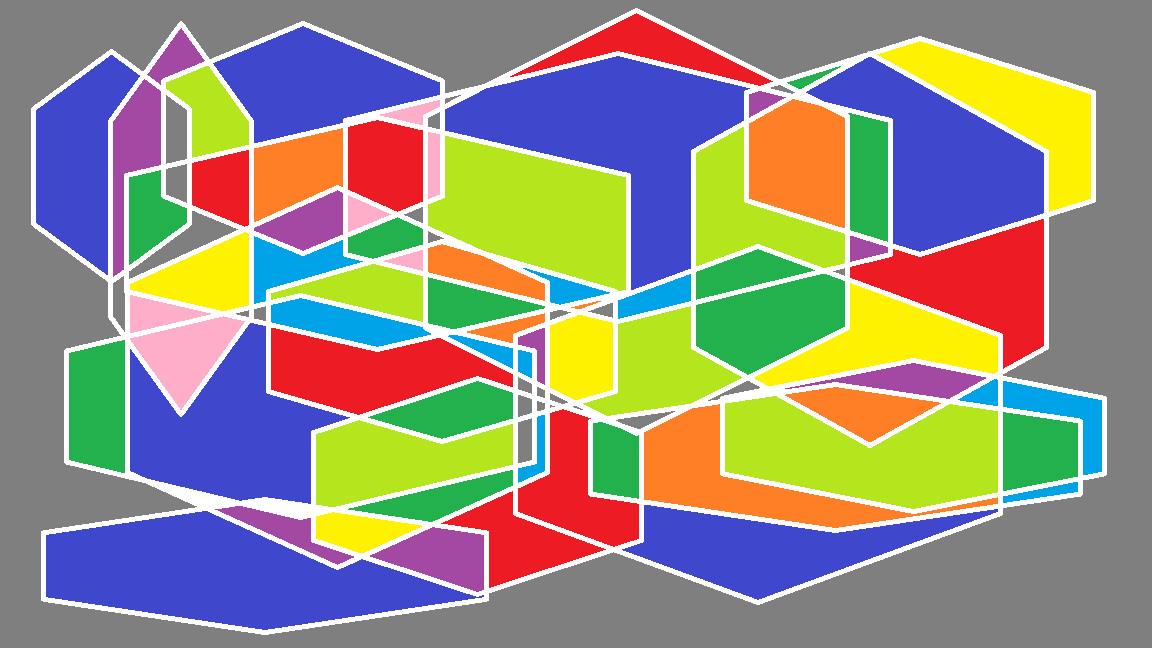
#> input picture Abstracto.png, 1152 x 648 px, found by its file name
$ python examenUri.py
#> lines starting #> are read from the running program, lines starting #| are printed output that depends on the picture
import numpy as np
import cv2
import os
from matplotlib import pyplot as plt

def conversion(imagen):
    img = imagen.astype(np.float32) / 255.0

    R = img[:, :, 0]
    G = img[:, :, 1]
    B = img[:, :, 2]

    Y  =  0.299  * R + 0.587  * G + 0.114  * B
    Cb = -0.1687 * R - 0.3313 * G + 0.5    * B + 0.5
    Cr =  0.5    * R - 0.4187 * G - 0.0813 * B + 0.5

    Y  = np.clip(Y * 255, 0, 255)
    Cb = np.clip(Cb * 255, 0, 255)
    Cr = np.clip(Cr * 255, 0, 255)

    ycbcr = np.stack([Y, Cb, Cr], axis=2).astype(np.uint8)
    return ycbcr

def show_all_imagen(original: np.ndarray, ycbcr: np.ndarray) -> None:
    fig, axes = plt.subplots(2, 2, figsize=(12, 9))

    axes[0, 0].imshow(original)
    axes[0, 0].set_title("Imagen original (RGB)")

    axes[0, 1].imshow(ycbcr)
    axes[0, 1].set_title("Imagen convertida (YCbCr)")

    axes[1, 0].imshow(ycbcr[:, :, 1], cmap="gray", vmin=0, vmax=255)
    axes[1, 0].set_title("Canal Cb")

    axes[1, 1].imshow(ycbcr[:, :, 2], cmap="gray", vmin=0, vmax=255)
    axes[1, 1].set_title("Canal Cr")

    for axis in axes.flat:
        axis.axis("off")

    fig.tight_layout()
    plt.show()

def rgb_2_hsv_custom(imagen: np.ndarray) -> np.ndarray:
    # Fase 1: Normalización
    img_norm = imagen / 255.0

    R = img_norm[:,:,0]
    G = img_norm[:,:,1]
    B = img_norm[:,:,2]

    # Fase 2: Matrices max, min y c
    m_max = np.maximum(np.maximum(R, G), B)
    m_min = np.minimum(np.minimum(R, G), B)
    c = m_max - m_min

    # Fase 3: Saturación
    S = np.where(m_max == 0, 0.0, c/m_max)

    # Fase 4: Hue (Tono)
    conditions = [
        c == 0.0,
        np.abs(m_max - R) < 1e-7,
        np.abs(m_max - G) < 1e-7,
        np.abs(m_max - B) < 1e-7
    ]

    operations = [
        0.0,
        60 * (((G - B)/c)%6),
        60 * (((B - R)/c)+2),
        60 * (((R - G)/c)+4)
    ]

    H = np.select(conditions, operations, default=0.0)
    H = np.where(H < 0, H + 360, H)

    return np.stack((H, S, m_max), axis=-1)

if __name__ == "__main__":
    path = r"abstracto.png"

    if os.path.exists(path):
        imagen = cv2.imread(path, 1)
#> imagen is the input picture: shape (648, 1152, 3); mean B, G, R 129.7, 142.9, 148.5
        imagen = cv2.cvtColor(imagen, cv2.COLOR_BGR2RGB)
    else:
        print("Imagen no encontrada. Creando imagen aleatoria.")
        imagen = np.random.randint(0, 255, (255, 255, 3), dtype=np.uint8)

    imagen_ycbcr = conversion(imagen)
#> in conversion, `Y  =  0.299  * R + 0.587  * G + 0.114  * B`:
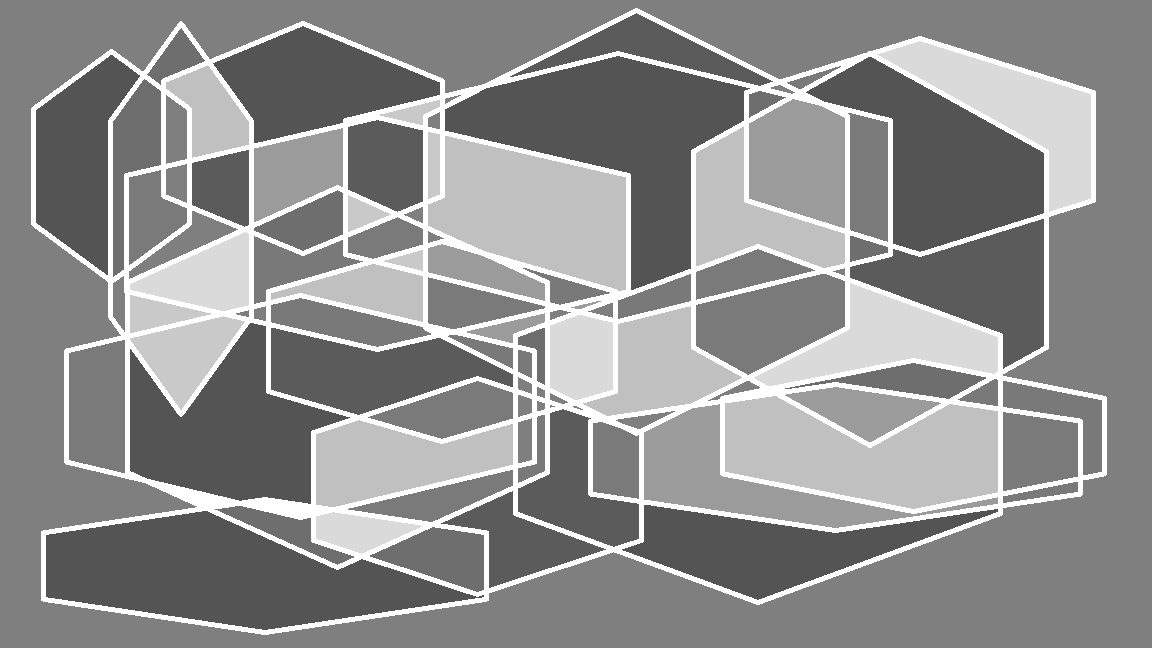
#> Y: shape (648, 1152) float32; min 0.331, max 1, mean 0.561
#> in conversion, `Cb = -0.1687 * R - 0.3313 * G + 0.5    * B + 0.5`:
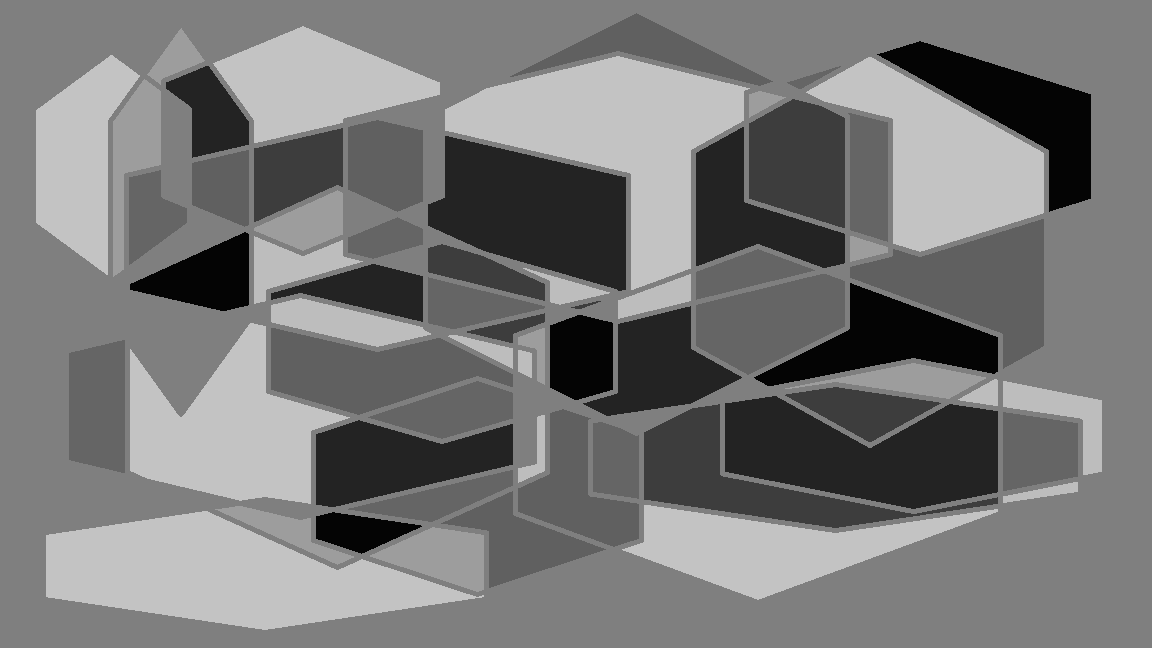
#> Cb: shape (648, 1152) float32; min 0.0169, max 0.765, mean 0.47
#> in conversion, `Cr =  0.5    * R - 0.4187 * G - 0.0813 * B + 0.5`:
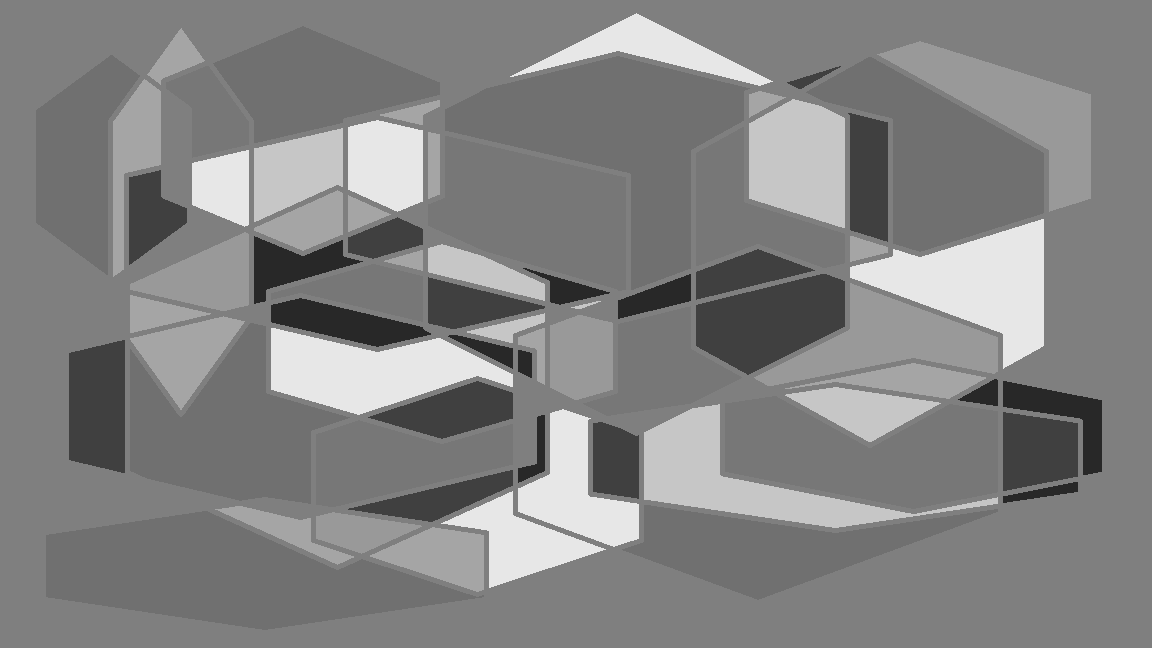
#> Cr: shape (648, 1152) float32; min 0.16, max 0.907, mean 0.515
#> in conversion, `ycbcr = np.stack([Y, Cb, Cr], axis=2).astype(np.uint8)`:
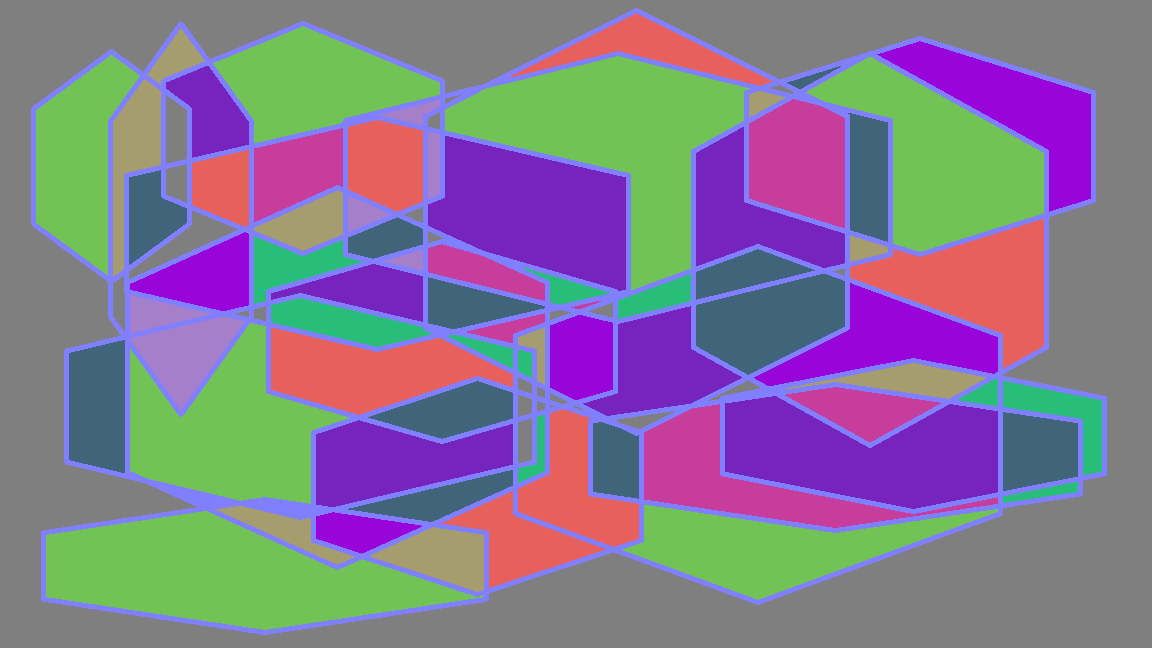
#> ycbcr: shape (648, 1152, 3); mean of channels 0, 1, 2 142.8, 119.6, 131; drawn as B, G, R
    cv2.imwrite(
        "resultado_ycbcr.png",
        cv2.cvtColor(imagen_ycbcr, cv2.COLOR_RGB2BGR),
    )
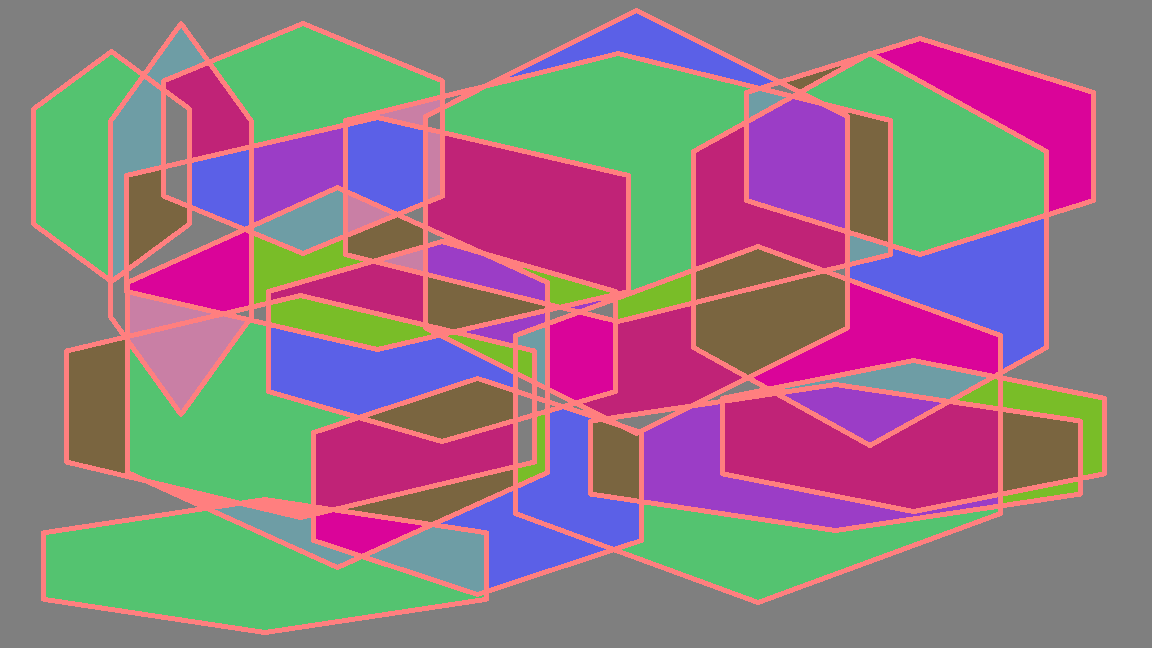
#> saved as resultado_ycbcr.png: shape (648, 1152, 3); mean B, G, R 131, 119.6, 142.8

    # Mostrar las cuatro imágenes solicitadas.
    show_all_imagen(imagen, imagen_ycbcr)
#> in show_all_imagen, `plt.show()`:
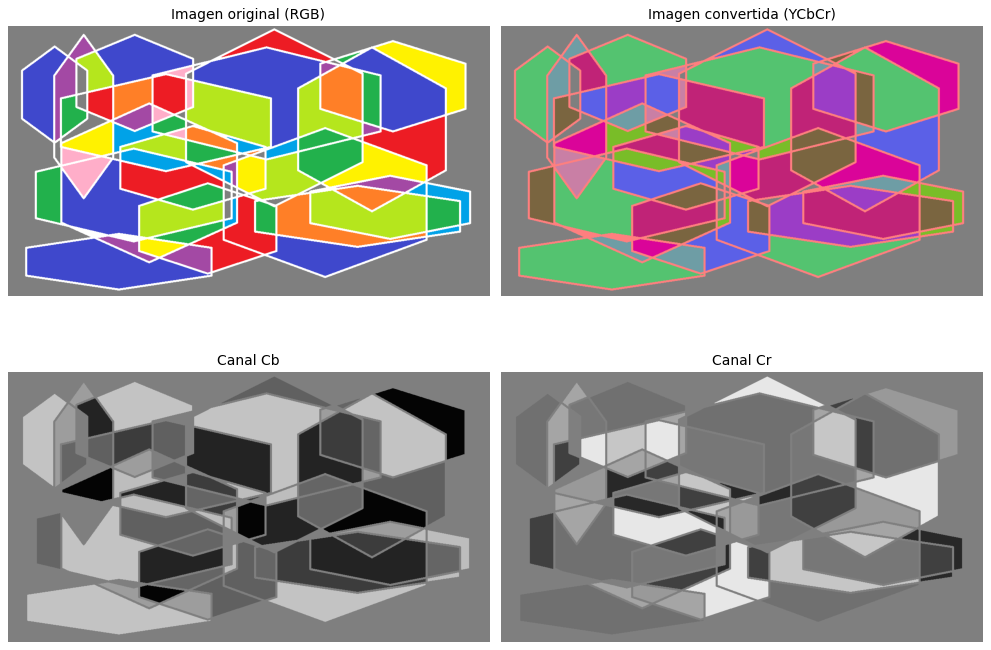
#> figure drawn by matplotlib, 4 panels
